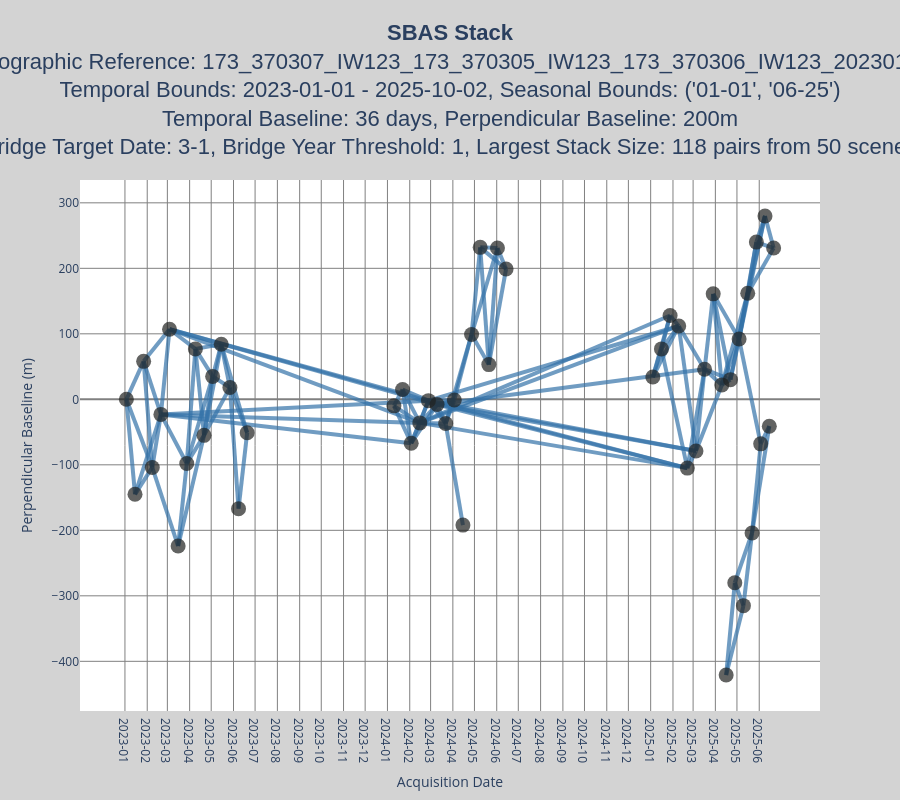

Notebook source saved alongside this figure:
### Markdown cell above
### Plot the `SBASNetwork`

### Code cell
multiburst_sbas.plot()
